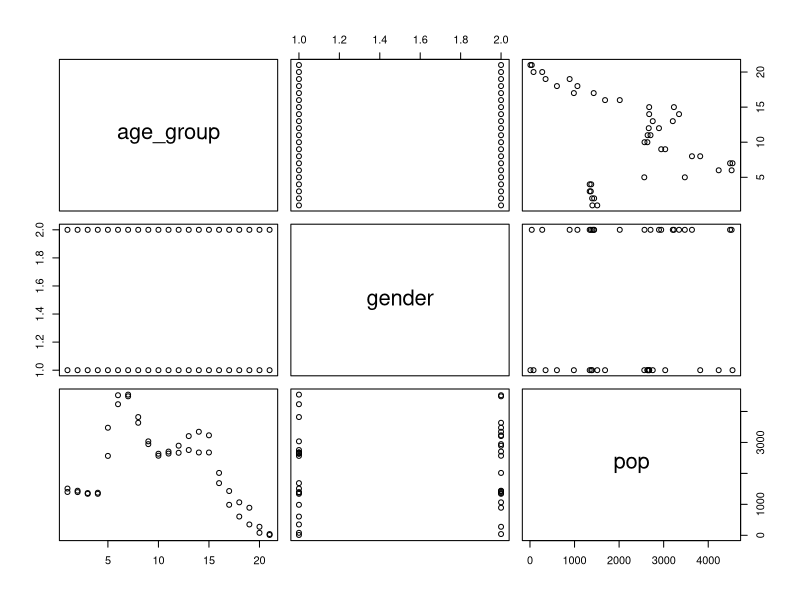
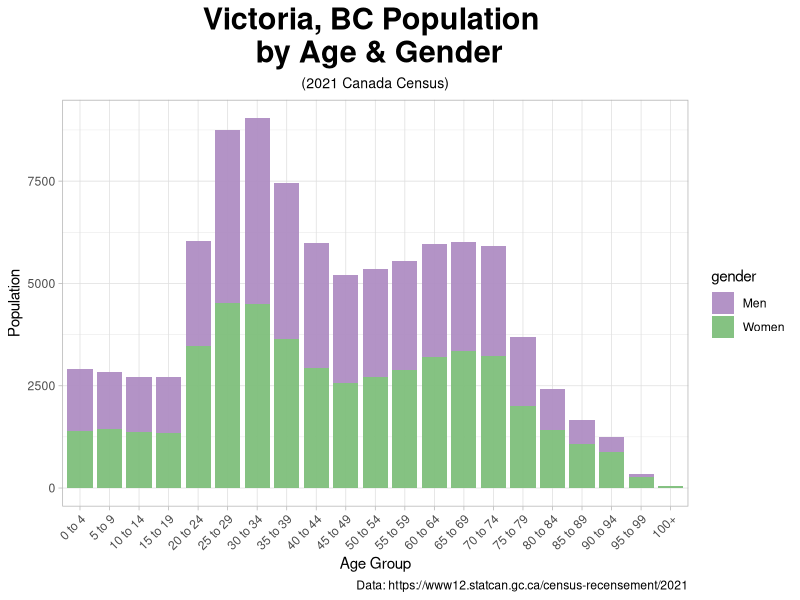
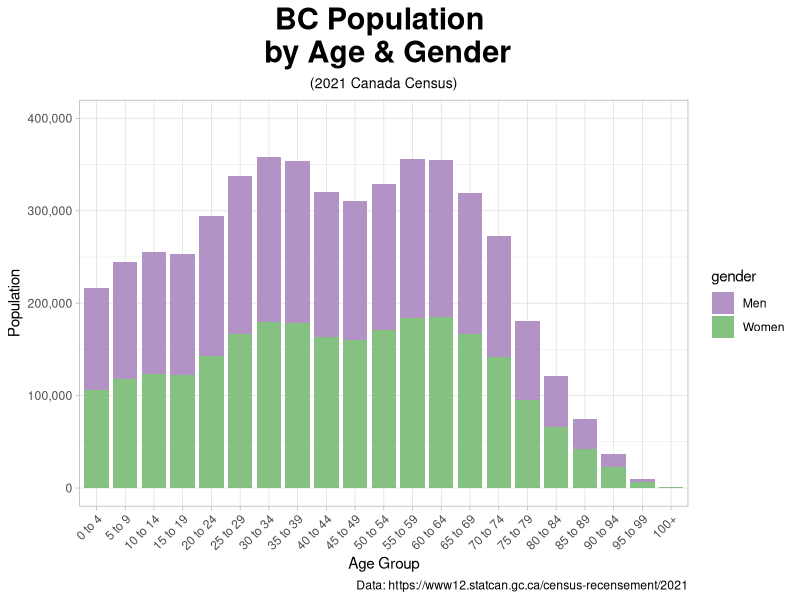
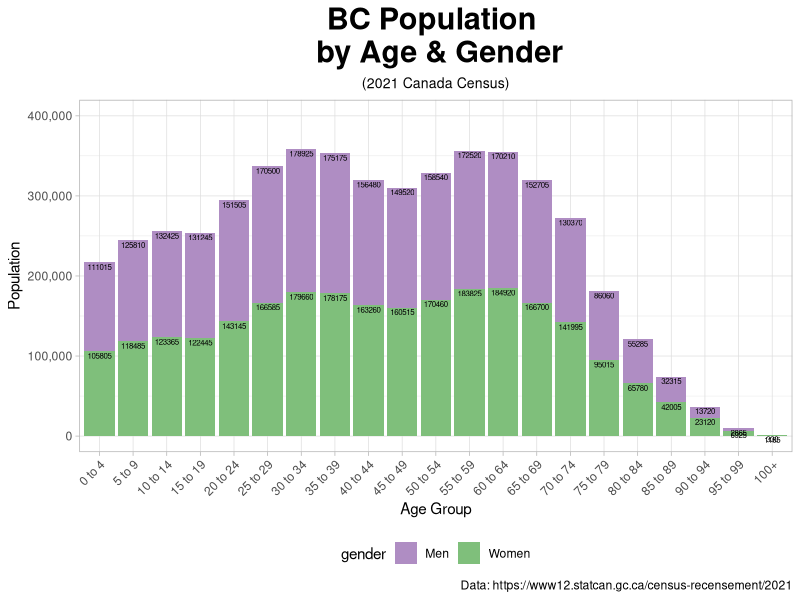
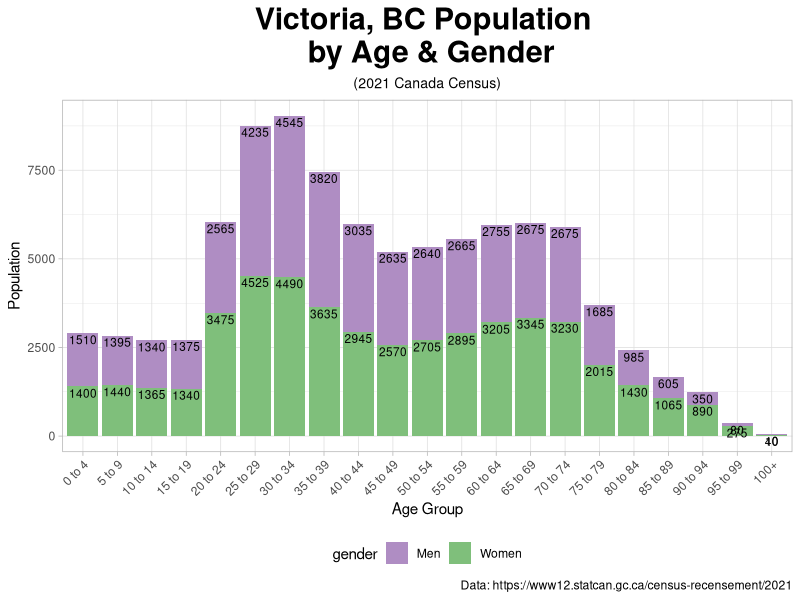
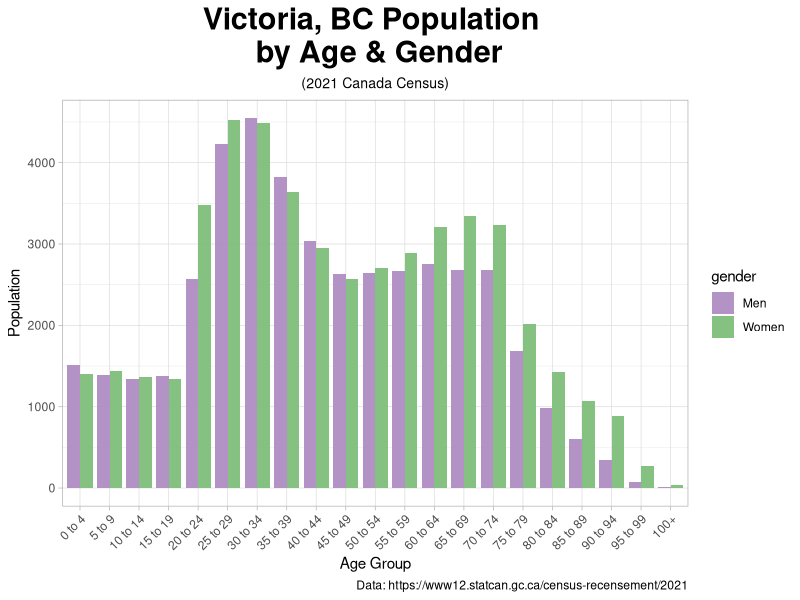
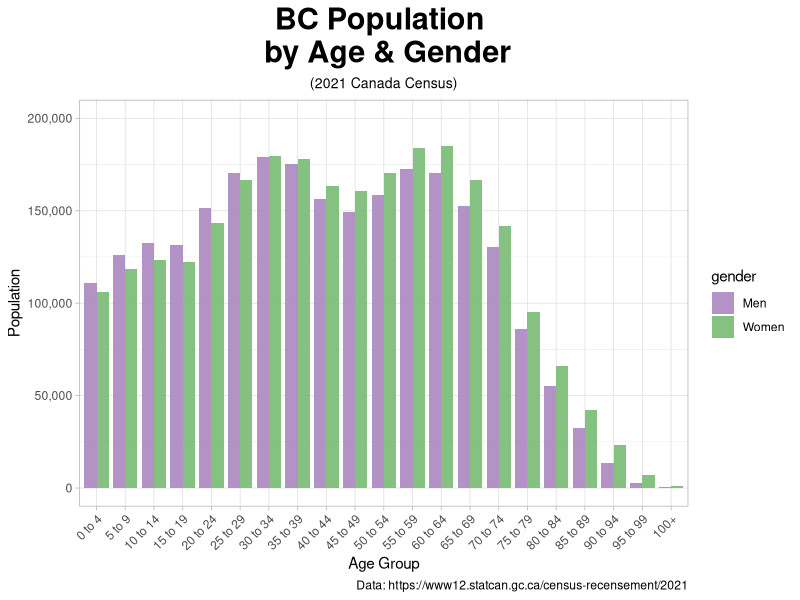
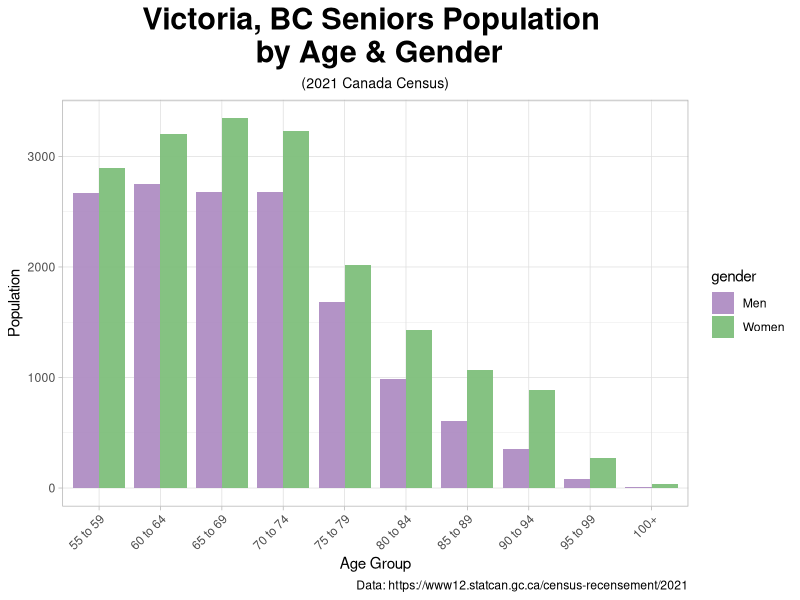

Reproduce these figures in R, in order.
## ---- chunk 1
knitr::opts_chunk$set(echo = TRUE)
## ---- chunk 2
# install.packages("")
library(tidyverse)
library(patchwork) # for muoltiple plots
## ---- chunk 3
Victoria_pop_age_gender_2021 <- read.csv("Pop-Age-Gender-Victoria-2021-Census-2021A00055917034_5.csv", 
                                         skip = 2, header = T)
BC_pop_2021 <- read.csv("BC-Pop-2021A000259_6.csv", 
                                         skip = 2, header = T)
Canada_senior_pop_2021 <- read.csv("Canada-Senior-pop-percentage-2021A000259_5.csv", 
                                         skip = 2, header = T)
## ---- chunk 4
Victoria_pop_age_gender_2021 <- head(Victoria_pop_age_gender_2021, -12)
BC_pop_2021 <- head(BC_pop_2021, -12)
Canada_senior_pop_2021 <- head(Canada_senior_pop_2021, -12)
## ---- chunk 5
class(Victoria_pop_age_gender_2021)
str(Victoria_pop_age_gender_2021)
colnames(Victoria_pop_age_gender_2021)
print(Victoria_pop_age_gender_2021)
glimpse(Victoria_pop_age_gender_2021)

class(BC_pop_2021)
str(BC_pop_2021)
colnames(BC_pop_2021)
print(BC_pop_2021)
glimpse(BC_pop_2021)
## ---- chunk 6
Victoria_pop_age_gender_2021[Victoria_pop_age_gender_2021 == "Women+"] <- "Women"
Victoria_pop_age_gender_2021[Victoria_pop_age_gender_2021 == "Men+"] <- "Men"

BC_pop_2021[BC_pop_2021 == "Women+"] <- "Women"
BC_pop_2021[BC_pop_2021 == "Men+"] <- "Men"
## ---- chunk 7
colnames(Victoria_pop_age_gender_2021) <- c("age_group", "gender", "pop")
colnames(BC_pop_2021) <- c("age_group", "gender", "pop")
## ---- chunk 8
Victoria_pop_age_gender_2021$age_group <- factor(Victoria_pop_age_gender_2021$age_group, 
      levels = str_sort(unique(Victoria_pop_age_gender_2021$age_group), numeric = TRUE))
str(Victoria_pop_age_gender_2021)

BC_pop_2021$age_group <- factor(BC_pop_2021$age_group, 
      levels = str_sort(unique(BC_pop_2021$age_group), numeric = TRUE))
str(BC_pop_2021)
## ---- chunk 9
Victoria_pop_age_gender_2021_seniors <- 
  Victoria_pop_age_gender_2021[Victoria_pop_age_gender_2021$age_group %in%
          c("55 to 59", "60 to 64", "65 to 69", "70 to 74", "75 to 79", 
            "80 to 84", "85 to 89", "90 to 94", "95 to 99", "100+"), ]

BC_pop_2021_seniors <- 
  Victoria_pop_age_gender_2021[Victoria_pop_age_gender_2021$age_group %in%
          c("55 to 59", "60 to 64", "65 to 69", "70 to 74", "75 to 79", 
            "80 to 84", "85 to 89", "90 to 94", "95 to 99", "100+"), ]
## ---- chunk 10
Victoria_pop_age_gender_2021_wide <- Victoria_pop_age_gender_2021 %>%
  pivot_wider(names_from = gender, values_from = pop)
## ---- chunk 11
class(Victoria_pop_age_gender_2021_wide)
str(Victoria_pop_age_gender_2021_wide)
colnames(Victoria_pop_age_gender_2021_wide)
print(Victoria_pop_age_gender_2021_wide)
glimpse(Victoria_pop_age_gender_2021_wide)
## ---- chunk 12
Victoria_pop_age_gender_2021_wide$age_group <- factor(Victoria_pop_age_gender_2021_wide$age_group, 
  levels = str_sort(unique(Victoria_pop_age_gender_2021_wide$age_group), numeric = TRUE))
str(Victoria_pop_age_gender_2021_wide)
## ---- chunk 13
Victoria_pop_age_gender_2021_wide$index <- as.numeric(row.names(Victoria_pop_age_gender_2021_wide))
Victoria_pop_age_gender_2021_wide[order(Victoria_pop_age_gender_2021_wide$index), ]
## ---- chunk 14
plot(Victoria_pop_age_gender_2021)
## ---- chunk 15
# colour_palette <- c("#d8b365", "#5ab4ac") # Colour brewer color-blind safe
colour_palette <- c("#af8dc3", "#7fbf7b") # Colour brewer color-blind safe

Vic_1 <- Victoria_pop_age_gender_2021 %>%
  ggplot(aes(x = age_group, y = pop, fill = gender)) +
  geom_bar(stat = "identity", alpha = 0.95, width = 0.85)  + # width = 1 no space between bars
  theme_light() +
  theme(
    plot.title = element_text(size = rel(2), face = "bold", hjust = 0.5),
    plot.subtitle = element_text(size = rel(.92), hjust = 0.5),
    axis.text.x = element_text(angle = 45, hjust = 1)
    ) +
  scale_fill_manual(values = colour_palette) +
  labs(title = "Victoria, BC Population \n by Age & Gender",
       subtitle = "(2021 Canada Census)",
       x = "Age Group",
       y = "Population",
       caption = "Data: https://www12.statcan.gc.ca/census-recensement/2021")
Vic_1 
## ---- chunk 16
# colour_palette <- c("#d8b365", "#5ab4ac") # Colour brewer color-blind safe
colour_palette <- c("#af8dc3", "#7fbf7b") # Colour brewer color-blind safe

BC <- BC_pop_2021 %>%
  ggplot(aes(x = age_group, y = pop, fill = gender)) +
  geom_bar(stat = "identity", alpha = 0.95, width = 0.85)  + # width = 1 no space between bars
  theme_light() +
  theme(
    plot.title = element_text(size = rel(2), face = "bold", hjust = 0.5),
    plot.subtitle = element_text(size = rel(.92), hjust = 0.5),
    axis.text.x = element_text(angle = 45, hjust = 1)
    ) +
  scale_fill_manual(values = colour_palette) +
  labs(title = "BC Population \n by Age & Gender",
       subtitle = "(2021 Canada Census)",
       x = "Age Group",
       y = "Population",
       caption = "Data: https://www12.statcan.gc.ca/census-recensement/2021") + 
  scale_y_continuous(limits = c(0, 400000), labels = scales::comma) 
        # to avoid scientific notation
BC
## ---- chunk 17
# colour_palette <- c("#d8b365", "#5ab4ac") # Colour brewer color-blind safe

# get cumulative sum
BC_pop_2021 <- BC_pop_2021 %>%
  group_by(age_group) %>% 
  mutate(label_y = cumsum(pop))

colour_palette <- c("#af8dc3", "#7fbf7b") # Colour brewer color-blind safe

BC_lab <- BC_pop_2021 %>%
  ggplot(aes(x = age_group, y = pop, fill = gender)) +
  geom_col()  + 
  geom_text(aes(y = label_y, label = pop), vjust = 1.25, size = 2) +
  theme_light() +
  theme(
    plot.title = element_text(size = rel(2), face = "bold", hjust = 0.5),
    plot.subtitle = element_text(size = rel(.92), hjust = 0.5),
    axis.text.x = element_text(angle = 45, hjust = 1),
    legend.position = "bottom"
    ) +
  scale_fill_manual(values = colour_palette) +
  labs(title = "BC Population \n by Age & Gender",
       subtitle = "(2021 Canada Census)",
       x = "Age Group",
       y = "Population",
       caption = "Data: https://www12.statcan.gc.ca/census-recensement/2021") + 
  scale_y_continuous(limits = c(0, 400000), labels = scales::comma) 
BC_lab
## ---- chunk 18
# colour_palette <- c("#d8b365", "#5ab4ac") # Colour brewer color-blind safe

# get cumulative sum
Victoria_pop_age_gender_2021 <- Victoria_pop_age_gender_2021 %>%
  group_by(age_group) %>% 
  mutate(label_y = cumsum(pop))

colour_palette <- c("#af8dc3", "#7fbf7b") # Colour brewer color-blind safe

Vic_lab <- Victoria_pop_age_gender_2021 %>%
  ggplot(aes(x = age_group, y = pop, fill = gender)) +
  geom_col()  + 
  geom_text(aes(y = label_y, label = pop), vjust = 1.25, size = 3) +
  theme_light() +
  theme(
    plot.title = element_text(size = rel(2), face = "bold", hjust = 0.5),
    plot.subtitle = element_text(size = rel(.92), hjust = 0.5),
    axis.text.x = element_text(angle = 45, hjust = 1),
    legend.position = "bottom"
    ) +
  scale_fill_manual(values = colour_palette) +
  labs(title = "Victoria, BC Population \n by Age & Gender",
       subtitle = "(2021 Canada Census)",
       x = "Age Group",
       y = "Population",
       caption = "Data: https://www12.statcan.gc.ca/census-recensement/2021")
Vic_lab
## ---- chunk 19
# colour_palette <- c("#d8b365", "#5ab4ac") # Colour brewer color-blind safe
colour_palette <- c("#af8dc3", "#7fbf7b") # Colour brewer color-blind safe

Vic_dodge <- Victoria_pop_age_gender_2021 %>%
  ggplot(aes(x = age_group, y = pop, fill = gender)) +
  geom_bar(stat = "identity", position = position_dodge(), alpha = 0.95, width = 0.85)  + 
              # width = 1 no space between bars
  theme_light() +
  theme(
    plot.title = element_text(size = rel(2), face = "bold", hjust = 0.5),
    plot.subtitle = element_text(size = rel(.92), hjust = 0.5),
    axis.text.x = element_text(angle = 45, hjust = 1)
    ) +
  scale_fill_manual(values = colour_palette) +
  labs(title = "Victoria, BC Population \n by Age & Gender",
       subtitle = "(2021 Canada Census)",
       x = "Age Group",
       y = "Population",
       caption = "Data: https://www12.statcan.gc.ca/census-recensement/2021")
Vic_dodge
## ---- chunk 20
# colour_palette <- c("#d8b365", "#5ab4ac") # Colour brewer color-blind safe
colour_palette <- c("#af8dc3", "#7fbf7b") # Colour brewer color-blind safe

BC_dodge <- BC_pop_2021 %>%
  ggplot(aes(x = age_group, y = pop, fill = gender)) +
  geom_bar(stat = "identity", position = position_dodge(), alpha = 0.95, width = 0.85)  + 
              # width = 1 no space between bars
  theme_light() +
  theme(
    plot.title = element_text(size = rel(2), face = "bold", hjust = 0.5),
    plot.subtitle = element_text(size = rel(.92), hjust = 0.5),
    axis.text.x = element_text(angle = 45, hjust = 1)
    ) +
  scale_fill_manual(values = colour_palette) +
  labs(title = "BC Population \n by Age & Gender",
       subtitle = "(2021 Canada Census)",
       x = "Age Group",
       y = "Population",
       caption = "Data: https://www12.statcan.gc.ca/census-recensement/2021") + 
  scale_y_continuous(limits = c(0, 200000), labels = scales::comma) 
BC_dodge
## ---- chunk 21
# colour_palette <- c("#d8b365", "#5ab4ac") # Colour brewer color-blind safe
colour_palette <- c("#af8dc3", "#7fbf7b") # Colour brewer color-blind safe

Vic_seniors <- Victoria_pop_age_gender_2021_seniors %>%
  ggplot(aes(x = age_group, y = pop, fill = gender)) +
  geom_bar(stat = "identity", position = position_dodge(), alpha = 0.95, width = 0.85)  + 
                      # wideth = 1 no space between bars
  theme_light() +
  theme(
    plot.title = element_text(size = rel(2), face = "bold", hjust = 0.5),
    plot.subtitle = element_text(size = rel(.92), hjust = 0.5),
    axis.text.x = element_text(angle = 45, hjust = 1)
    ) +
  scale_fill_manual(values = colour_palette) +
  labs(title = "Victoria, BC Seniors Population \n by Age & Gender",
       subtitle = "(2021 Canada Census)",
       x = "Age Group",
       y = "Population",
       caption = "Data: https://www12.statcan.gc.ca/census-recensement/2021")
Vic_seniors
## ---- chunk 22
# colour_palette <- c("#d8b365", "#5ab4ac") # Colour brewer color-blind safe
colour_palette <- c("#af8dc3", "#7fbf7b") # Colour brewer color-blind safe

Vic_seniors_lab <- Victoria_pop_age_gender_2021_seniors %>%
  ggplot(aes(x = age_group, y = pop, fill = gender)) +
  geom_bar(stat = "identity", position = "dodge", alpha = 0.95, width = 0.85)  + 
                        # wideth = 1 no space between bars
  geom_text(aes(label = pop), size = 3, position = position_dodge(width = 0.9), vjust = -0.25) + 
                                    # vjust negative shows above bar
  theme_light() +
  theme(
    plot.title = element_text(size = rel(2), face = "bold", hjust = 0.5),
    plot.subtitle = element_text(size = rel(.92), hjust = 0.5),
    axis.text.x = element_text(angle = 45, hjust = 1)
    ) +
  scale_fill_manual(values = colour_palette) +
  labs(title = "Victoria, BC Seniors Population \n by Age & Gender",
       subtitle = "(2021 Canada Census)",
       x = "Age Group",
       y = "Population",
       caption = "Data: https://www12.statcan.gc.ca/census-recensement/2021")
Vic_seniors_lab
## ---- chunk 23
# colour_palette <- c("#d8b365", "#5ab4ac") # Colour brewer color-blind safe
colour_palette <- c("#af8dc3", "#7fbf7b") # Colour brewer color-blind safe

Vic_seniors_lab_leg_bot <- Victoria_pop_age_gender_2021_seniors %>%
  ggplot(aes(x = age_group, y = pop, fill = gender)) +
  geom_bar(stat = "identity", position = "dodge", alpha = 0.95, width = 0.85)  + 
                            # wideth = 1 no space between bars
  geom_text(aes(label = pop), size = 3, position = position_dodge(width = 0.9), vjust = -0.25) + 
                                # vjust negative shows above bar
  theme_light() +
  theme(
    plot.title = element_text(size = rel(2), face = "bold", hjust = 0.5),
    plot.subtitle = element_text(size = rel(.92), hjust = 0.5),
    axis.text.x = element_text(angle = 45, hjust = 1),
    legend.position = "bottom"
    ) +
  scale_fill_manual(values = colour_palette) +
  labs(title = "Victoria, BC Seniors Population \n by Age & Gender",
       subtitle = "(2021 Canada Census)",
       x = "Age Group",
       y = "Population",
       caption = "Data: https://www12.statcan.gc.ca/census-recensement/2021")
Vic_seniors_lab_leg_bot
## ---- chunk 24
Vic_women <- Victoria_pop_age_gender_2021_wide %>%
  ggplot(aes(x = age_group, y = Women)) +
  geom_bar(stat = "identity", position = position_dodge(), 
           alpha = 0.75, width = 0.75, fill = "#d8b365")  + # wideth = 1 no space between bars
  theme_light() +
  theme(
    plot.title = element_text(size = rel(2), face = "bold", hjust = 0.5),
    plot.subtitle = element_text(size = rel(.92), hjust = 0.5),
    axis.text.x = element_text(angle = 45, hjust = 1),
    ) +
  labs(title = "Victoria, BC Women Population by Age",
       subtitle = "(2021 Canada Census)",
       x = "Age Group",
       y = "Population",
       caption = "Data: https://www12.statcan.gc.ca/census-recensement/2021")
Vic_women
## ---- chunk 25
Vic_men <- Victoria_pop_age_gender_2021_wide %>%
  ggplot(aes(x = age_group, y = Men)) +
  geom_bar(stat = "identity", position = position_dodge(), 
           alpha = 0.75, width = 0.75, fill = "#d8b365")  + # wideth = 1 no space between bars
  theme_light() +
  theme(
    plot.title = element_text(size = rel(2), face = "bold", hjust = 0.5),
    plot.subtitle = element_text(size = rel(.92), hjust = 0.5),
    axis.text.x = element_text(angle = 45, hjust = 1),
    ) +
  labs(title = "Victoria, BC Men's Population by Age",
       subtitle = "(2021 Canada Census)",
       x = "Age Group",
       y = "Population",
       caption = "Data: https://www12.statcan.gc.ca/census-recensement/2021")
Vic_men
## ---- chunk 26
BC + BC_dodge
BC_lab
Vic_lab + Vic_1
Vic_dodge + BC_dodge
Vic_men + Vic_women
Vic_seniors + Vic_seniors_lab
Vic_seniors_lab /
  Vic_seniors_lab_leg_bot
## ---- chunk 27
# to document specific packages used to run script
sessionInfo()
